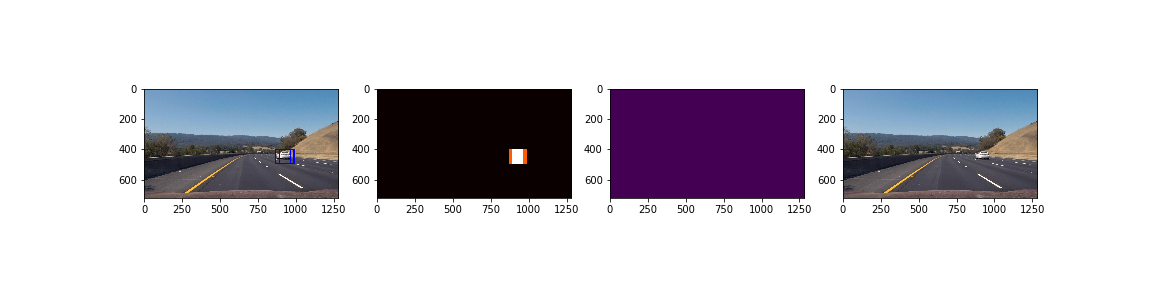
#> input picture pipeline_1.png, 1152 x 288 px, given in place of 1.jpeg, which was not available
$ jupyter execute --allow-errors vehicle_detection.ipynb   (shell and % lines are left out)   (older library calls are emulated)   (text cells are left out)
#> lines starting #> are read from the running program, lines starting #| are printed output that depends on the picture; pictures that were not available may be replaced by others from this repository, and a replacement may not be noted
[cell 1]
import matplotlib.image as mpimg
import matplotlib.pyplot as plt
import numpy as np
import cv2
import glob
import time
from sklearn.svm import LinearSVC, SVC
from sklearn.preprocessing import StandardScaler
from skimage.feature import hog
# NOTE: the next import is only valid for scikit-learn version <= 0.17
# for scikit-learn >= 0.18 use:
# from sklearn.model_selection import train_test_split
from sklearn.cross_validation import train_test_split

[cell 2]
# [18 lines left out: function bin_spatial, not called in this run]

[cell 3]
def color_hist(img, nbins=32):
    # Compute the histogram of the color channels separately
    channel1_hist = np.histogram(img[:,:,0], bins=nbins)
    channel2_hist = np.histogram(img[:,:,1], bins=nbins)
    channel3_hist = np.histogram(img[:,:,2], bins=nbins)
    # Concatenate the histograms into a single feature vector
    hist_features = np.concatenate((channel1_hist[0], channel2_hist[0], channel3_hist[0]))
    # Return the individual histograms, bin_centers and feature vector
    return hist_features

[cell 4]
def get_hog_features(img, orient, pix_per_cell, cell_per_block, vis=False, feature_vec=True):
    if vis == True:
        features, hog_image = hog(img, orientations=orient, pixels_per_cell=(pix_per_cell, pix_per_cell),
                                  cells_per_block=(cell_per_block, cell_per_block), transform_sqrt=False,
                                  visualise=True, feature_vector=False)
        return features, hog_image
    else:
        features = hog(img, orientations=orient, pixels_per_cell=(pix_per_cell, pix_per_cell),
                       cells_per_block=(cell_per_block, cell_per_block), transform_sqrt=False,
                       visualise=False, feature_vector=feature_vec)
        return features

[cell 5]
def extract_features(imgs, cspace='RGB', spatial_size=(32, 32), hist_bins=32,
                     orient=16, pix_per_cell=8, cell_per_block=2, hog_channel='ALL'):
    # Create a list to append feature vectors to
    features = []
    # Iterate through the list of images
    for file in imgs:
        # Read in each one by one
        image = mpimg.imread(file)
        # apply color conversion if other than 'RGB'
        if cspace != 'RGB':
            if cspace == 'HSV':
                feature_image = cv2.cvtColor(image, cv2.COLOR_RGB2HSV)
            elif cspace == 'LUV':
                feature_image = cv2.cvtColor(image, cv2.COLOR_RGB2LUV)
            elif cspace == 'HLS':
                feature_image = cv2.cvtColor(image, cv2.COLOR_RGB2HLS)
            elif cspace == 'YUV':
                feature_image = cv2.cvtColor(image, cv2.COLOR_RGB2YUV)
            elif cspace == 'YCrCb':
                feature_image = cv2.cvtColor(image, cv2.COLOR_RGB2YCrCb)
        else:
            feature_image = np.copy(image)
        # Apply bin_spatial() to get spatial color features
        spatial_features = bin_spatial(feature_image, size=spatial_size)
        # Apply color_hist() also with a color space option now
        hist_features = color_hist(feature_image, nbins=hist_bins)
        # Call get_hog_features() with vis=False, feature_vec=True
        if hog_channel == 'ALL':
            hog_features = []
            for channel in range(feature_image.shape[2]):
                hog_features.append(get_hog_features(feature_image[:,:,channel],
                                    orient, pix_per_cell, cell_per_block,
                                    vis=False, feature_vec=True))
            hog_features = np.ravel(hog_features)
        else:
            hog_features = get_hog_features(feature_image[:,:,hog_channel], orient,
                        pix_per_cell, cell_per_block, vis=False, feature_vec=True)
        # Append the new feature vector to the features list
        features.append(np.concatenate((spatial_features, hist_features, hog_features)))
    # Return list of feature vectors
    return features

[cell 6]
car_raw = mpimg.imread('data/vehicles_smallset/cars1/1.jpeg')
#> car_raw is the input picture: shape (288, 1152, 4) float32; mean R, G, B, A 0.807, 0.794, 0.822, 1
notcar_raw = mpimg.imread('data/non-vehicles_smallset/notcars1/extra00.jpeg')
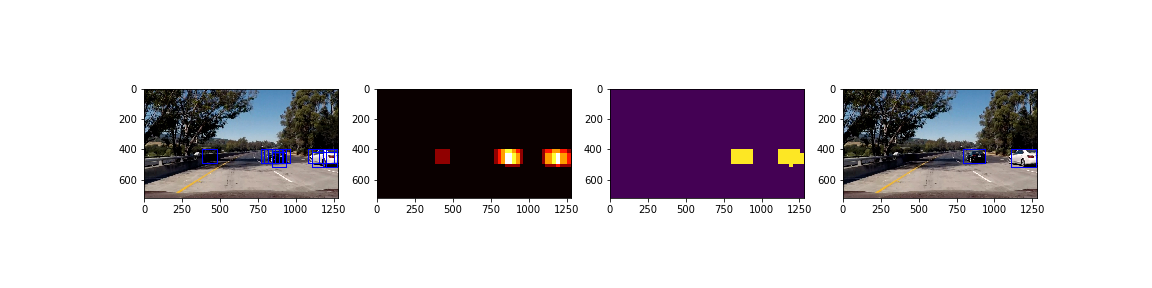
#> input picture pipeline_2.png, 1152 x 288 px, given in place of extra00.jpeg, which was not available
#> notcar_raw is the input picture: shape (288, 1152, 4) float32; mean R, G, B, A 0.804, 0.784, 0.803, 1
car = cv2.cvtColor(car_raw, cv2.COLOR_RGB2YCrCb)
#> car: shape (288, 1152, 3) float32; mean of channels 0, 1, 2 0.801, 0.504, 0.512
notcar = cv2.cvtColor(notcar_raw, cv2.COLOR_RGB2YCrCb)
#> notcar: shape (288, 1152, 3) float32; mean of channels 0, 1, 2 0.792, 0.508, 0.506


def all_channel_hog_features(feature_image, orient=16, pix_per_cell=8,
                             cell_per_block=2):
#> called with orient = 16, pix_per_cell = 8, cell_per_block = 2
    hog_features = []
    for channel in range(feature_image.shape[2]):
        hog_features.append(get_hog_features(feature_image[:,:,channel],
                            orient, pix_per_cell, cell_per_block,
                            vis=False, feature_vec=True))
#> after the loop, hog_features = 3 items
    return hog_features

car_features = all_channel_hog_features(car)
#> car_features = 3 items
notcar_features = all_channel_hog_features(notcar)
#> notcar_features = 3 items
fig, (ax1, ax2, ax3) = plt.subplots(1, 3, figsize=(16, 4))
ax1.imshow(car_raw)
ax2.imshow(notcar_raw)
ax3.plot(np.array(car_features).ravel(), 'b', label='car')
ax3.plot(np.array(notcar_features).ravel(), 'r', label='notcar')
ax3.legend()
fig.savefig('hog_car_vs_notcar.png')
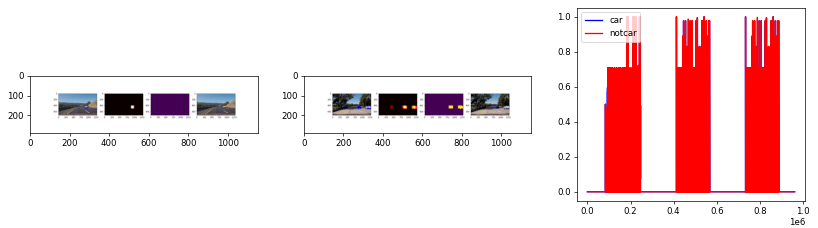
#> figure drawn by matplotlib, 3 panels; panel 3: curve peaks at x = 183992, y = 1; panel 3: curve peaks at x = 183992, y = 1

[cell 7]
car_features = color_hist(car)
#> in color_hist, `hist_features = np.concatenate((channel1_hist[0], channel2_hist[0], ch..`: hist_features = 96 values, max 274565 at index 77, min 0 at index 53, mean 10368
#> car_features has the same summary as hist_features in color_hist
notcar_features = color_hist(notcar)
#> notcar_features = 96 values, max 261975 at index 39, min 0 at index 53, mean 10368
fig, (ax1, ax2, ax3) = plt.subplots(1, 3, figsize=(16, 4))
ax1.imshow(car_raw)
ax2.imshow(notcar_raw)
ax3.plot(car_features, 'b', label='car')
ax3.plot(notcar_features, 'r', label='notcar')
ax3.legend()
fig.savefig('color_car_vs_notcar.png')
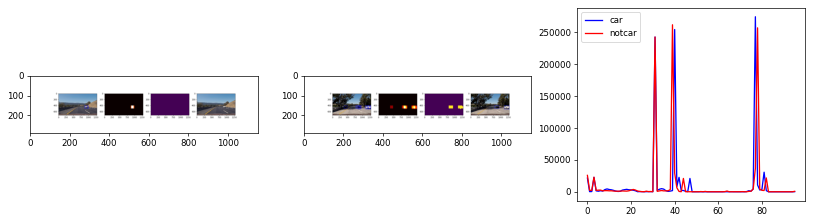
#> figure drawn by matplotlib, 3 panels; panel 3: curve peaks at x = 77, y = 274565; panel 3: curve peaks at x = 39, y = 261975

[cell 8]
car_images = glob.glob('data/vehicles/*/*.png')
notcar_images = glob.glob('data/non-vehicles/*/*.png')
cars = []
for image in car_images:
    cars.append(image)
notcars = []
for image in notcar_images:
    notcars.append(image)
print("There are {} cars and {} non-cars.".format(len(cars), len(notcars)))

[cell 9]
colorspace = 'YCrCb' # Can be RGB, HSV, LUV, HLS, YUV, YCrCb
orient = 16
pix_per_cell = 8
cell_per_block = 2
hog_channel = 'ALL' # Can be 0, 1, 2, or "ALL"

t=time.time()
car_features = extract_features(cars, cspace=colorspace, orient=orient,
                        pix_per_cell=pix_per_cell, cell_per_block=cell_per_block,
                        hog_channel=hog_channel)
notcar_features = extract_features(notcars, cspace=colorspace, orient=orient,
                        pix_per_cell=pix_per_cell, cell_per_block=cell_per_block,
                        hog_channel=hog_channel)
